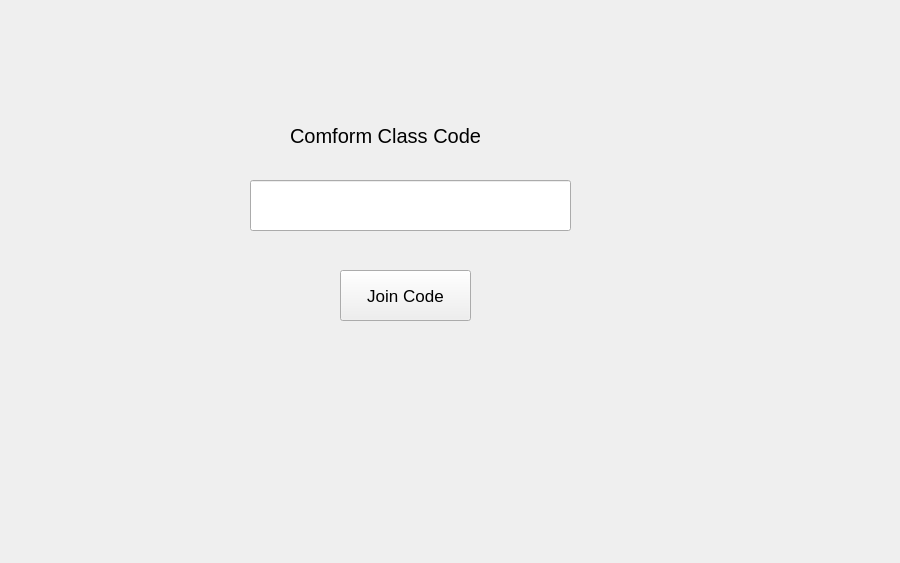
<?xml version="1.0" encoding="UTF-8"?>
<ui version="4.0">
 <class>JoinCode</class>
 <widget class="QWidget" name="JoinCode">
  <property name="geometry">
   <rect>
    <x>0</x>
    <y>0</y>
    <width>900</width>
    <height>563</height>
   </rect>
  </property>
  <property name="font">
   <font>
    <pointsize>15</pointsize>
   </font>
  </property>
  <property name="windowTitle">
   <string>Form</string>
  </property>
  <widget class="QLabel" name="label">
   <property name="geometry">
    <rect>
     <x>290</x>
     <y>120</y>
     <width>241</width>
     <height>31</height>
    </rect>
   </property>
   <property name="font">
    <font>
     <pointsize>15</pointsize>
    </font>
   </property>
   <property name="text">
    <string>Comform Class Code</string>
   </property>
  </widget>
  <widget class="QLineEdit" name="lineEdit">
   <property name="geometry">
    <rect>
     <x>250</x>
     <y>180</y>
     <width>321</width>
     <height>51</height>
    </rect>
   </property>
   <property name="font">
    <font>
     <pointsize>12</pointsize>
    </font>
   </property>
   <property name="layoutDirection">
    <enum>Qt::LeftToRight</enum>
   </property>
  </widget>
  <widget class="QPushButton" name="pushButton">
   <property name="geometry">
    <rect>
     <x>340</x>
     <y>270</y>
     <width>131</width>
     <height>51</height>
    </rect>
   </property>
   <property name="font">
    <font>
     <pointsize>13</pointsize>
    </font>
   </property>
   <property name="text">
    <string>Join Code</string>
   </property>
  </widget>
 </widget>
 <resources/>
 <connections>
  <connection>
   <sender>pushButton</sender>
   <signal>clicked()</signal>
   <receiver>JoinCode</receiver>
   <slot>ClassForCodeTeacher()</slot>
   <hints>
    <hint type="sourcelabel">
     <x>390</x>
     <y>299</y>
    </hint>
    <hint type="destinationlabel">
     <x>308</x>
     <y>338</y>
    </hint>
   </hints>
  </connection>
 </connections>
 <slots>
  <slot>ClassForCodeTeacher()</slot>
 </slots>
</ui>
